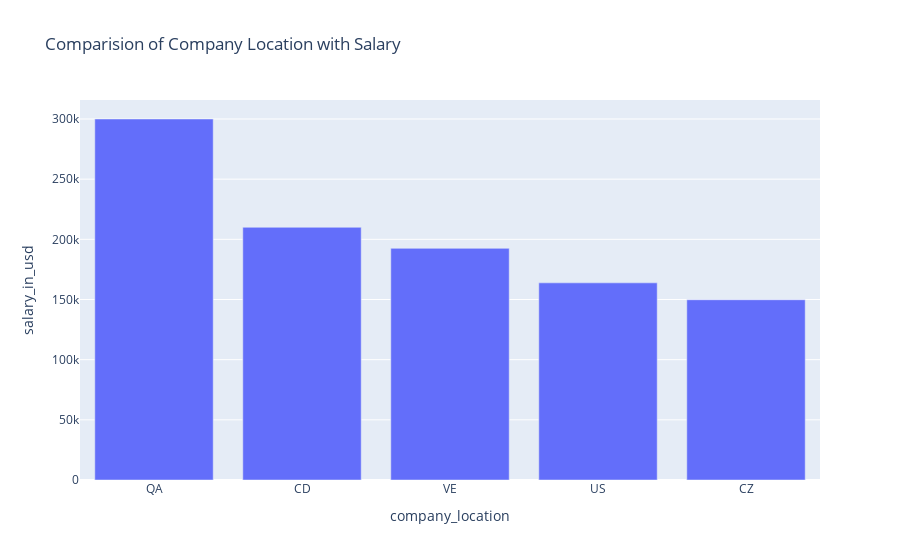

The cell this chart's notebook holds for it:
### Code cell
top_countries = df.groupby('company_location')['salary_in_usd'].mean().sort_values(ascending=False).reset_index().head(5)

px.bar(top_countries,x='company_location',y="salary_in_usd",title="Comparision of Company Location with Salary")

### Figure 1 — Plotly figure (JSON) as saved in the notebook; plotly's stock layout.template omitted (floating-point values rounded to 4 significant figures)
{"data": [{"hovertemplate": "company_location=%{x}<br>salary_in_usd=%{y}<extra></extra>", "legendgroup": "", "marker": {"color": "#636efa", "pattern": {"shape": ""}}, "name": "", "orientation": "v", "showlegend": false, "textposition": "auto", "type": "bar", "x": ["QA", "CD", "VE", "US", "CZ"], "xaxis": "x", "y": [300000.0, 210000.0, 192500.0, 163800.0, 149800.0], "yaxis": "y"}], "layout": {"barmode": "relative", "legend": {"tracegroupgap": 0}, "title": {"text": "Comparision of Company Location with Salary"}, "xaxis": {"anchor": "y", "domain": [0, 1], "title": {"text": "company_location"}}, "yaxis": {"anchor": "x", "domain": [0, 1], "title": {"text": "salary_in_usd"}}}}
